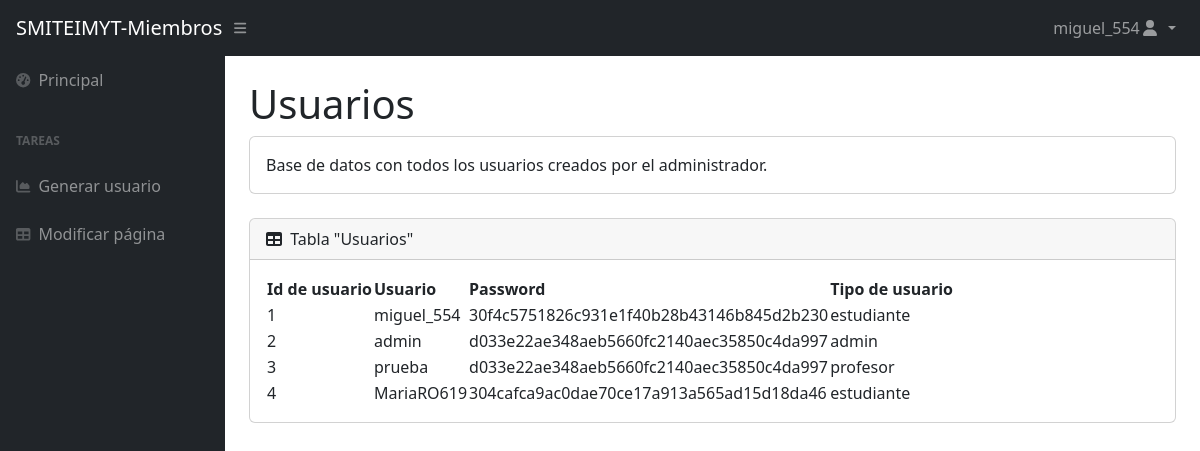
/pages/admin/Tusuarios.php (signed in), run on the app's committed database.
### tables this page shows
CREATE TABLE `usuarios` (
  `id_usuario` int NOT NULL,
  `usuario` varchar(60) NOT NULL,
  `password` varchar(40) NOT NULL,
  `tipo_usuario` varchar(50) NOT NULL
);

### php/sesion.php (called while the page is built, shortened)
<?php
$usuario = $_SESSION['usuario'];
?>

### pages/admin/Tusuarios.php (the view, shortened to what this page needs)
<?php
include("../../php/sesion.php");
include("../../php/crearUsuario.php");
$consulta = "SELECT * FROM usuarios";
?>
<!DOCTYPE html>
<html lang="es">
<head>
    <link href="https://cdn.jsdelivr.net/npm/simple-datatables@7.1.2/dist/style.min.css" rel="stylesheet" />
    <link href="css/styles.css" rel="stylesheet" />
</head>
<body class="sb-nav-fixed">
    <nav class="sb-topnav navbar navbar-expand navbar-dark bg-dark">
        <a class="navbar-brand ps-3" href="indexMiembros.php">SMITEIMYT-Miembros</a>
        <button class="btn btn-link btn-sm order-1 order-lg-0 me-4 me-lg-0" id="sidebarToggle" href="#!"><i
                class="fas fa-bars"></i></button>
        <ul class="navbar-nav ms-auto me-0 me-md-3 my-2 my-md-0">
            <li class="nav-item dropdown">
                <a class="nav-link dropdown-toggle" id="navbarDropdown" href="#" role="button" data-bs-toggle="dropdown"
                    aria-expanded="false">
                    <?php echo $usuario; ?><i class="fas fa-user fa-fw"></i>
                </a>
            </li>
        </ul>
    </nav>
     <div id="layoutSidenav">
            <div id="layoutSidenav_nav">
                <nav class="sb-sidenav accordion sb-sidenav-dark" id="sidenavAccordion">
                    <div class="sb-sidenav-menu">
                        <div class="nav">
                            <a class="nav-link" href="../../index.html">
                                <div class="sb-nav-link-icon"><i class="fas fa-tachometer-alt"></i></div>
                                Principal
                            </a>
                            <div class="sb-sidenav-menu-heading">Tareas</div>
                            <a class="nav-link" href="charts.php">
                                <div class="sb-nav-link-icon"><i class="fas fa-chart-area"></i></div>
                                Generar usuario
                            </a>
                            <a class="nav-link" href="tables.html">
                                <div class="sb-nav-link-icon"><i class="fas fa-table"></i></div>
                                Modificar página
                            </a>
                        </div>
                    </div>
                </nav>
            </div>
        <div id="layoutSidenav_content">
            <main>
                <div class="container-fluid px-4">
                    <h1 class="mt-4">Usuarios</h1>
                    <div class="card mb-4">
                        <div class="card-body">
                            Base de datos con todos los usuarios creados por el administrador.
                        </div>
                    </div>
                    <div class="card mb-4">
                        <div class="card-header">
                            <i class="fas fa-table me-1"></i>
                            Tabla "Usuarios"
                        </div>
                        <div class="card-body">
                            <table id="datatablesSimple">
                                <thead>
                                    <tr>
                                        <th>Id de usuario</th>
                                        <th>Usuario</th>
                                        <th>Password</th>
                                        <th>Tipo de usuario</th>
                                    </tr>
                                </thead>
                                <tbody>
                                    <?php $resultado = mysqli_query($conn, $consulta);
                                    while($row = mysqli_fetch_assoc($resultado)){
                                    ?>
                                    <tr>
                                        <td>
                                            <?php echo $row['id_usuario']; ?>
                                        </td>
                                        <td>
                                            <?php echo $row['usuario']; ?>
                                        </td>
                                        <td>
                                            <?php echo $row['password']; ?>
                                        </td>
                                        <td>
                                            <?php echo $row['tipo_usuario']; ?>
                                        </td>
                                        <?php }?>
                                    </tr>
                                </tbody>
                            </table>
                        </div>
                    </div>
                </div>
            </main>
        </div>
    </div>
</body>
</html>

### data on the page
usuarios: id_usuario "1", usuario "miguel_554", password "30f4c5751826c931e1f40b28b43146b845d2b230", tipo_usuario "estudiante"
usuarios: id_usuario "2", usuario "admin", password "d033e22ae348aeb5660fc2140aec35850c4da997", tipo_usuario "admin"
usuarios: id_usuario "3", usuario "prueba", password "d033e22ae348aeb5660fc2140aec35850c4da997", tipo_usuario "profesor"
usuarios: id_usuario "4", usuario "MariaRO619", password "304cafca9ac0dae70ce17a913a565ad15d18da46", tipo_usuario "estudiante"

### other printed values
$usuario "miguel_554"
